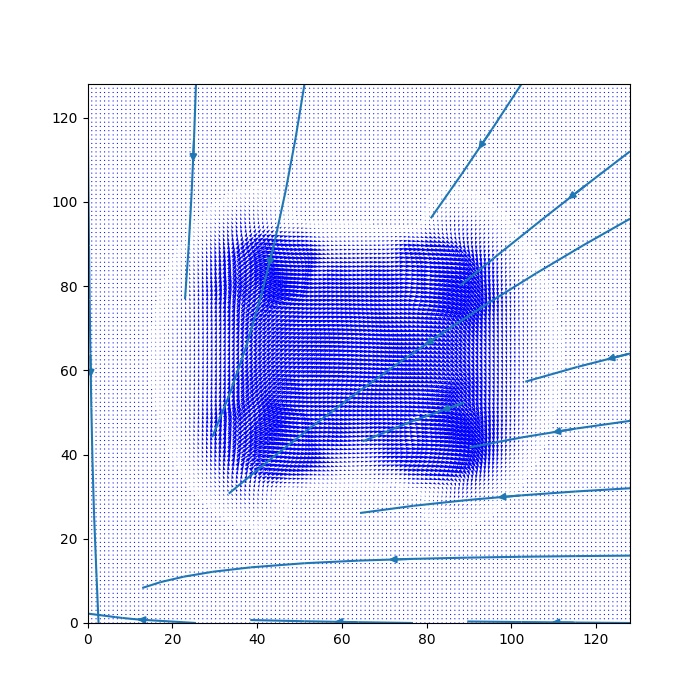

This figure's Python source:
import matplotlib.pyplot as plt
import numpy as np

data = []
with open('jet.vecT') as f:
    next(f)
    for line in f.readlines():
        temp = line.split()
        data.append(temp)

x = []
y = []
for line in data:
    for i, item in enumerate(line):
        line[i] = float(item)
        if i % 2 != 0:
            x.append(line[i])
        else:
            y.append(line[i])
Y, X = np.mgrid[0:128:128j, 0:128:128j]
dx = np.asarray(x)
dy = np.asarray(y)
plt.figure(figsize = (7, 7))
plt.quiver(X, Y, dx, dy, color = 'blue')

w = 128
Y, X = np.mgrid[0:w:100j, 0:w:100j]
U = -1 - X**2 + Y
V = 1 + X - Y**2
plt.streamplot(X, Y, U, V, density=[0.2, 0.3])
plt.savefig('img3a.jpg', dpi = 100)
plt.show()